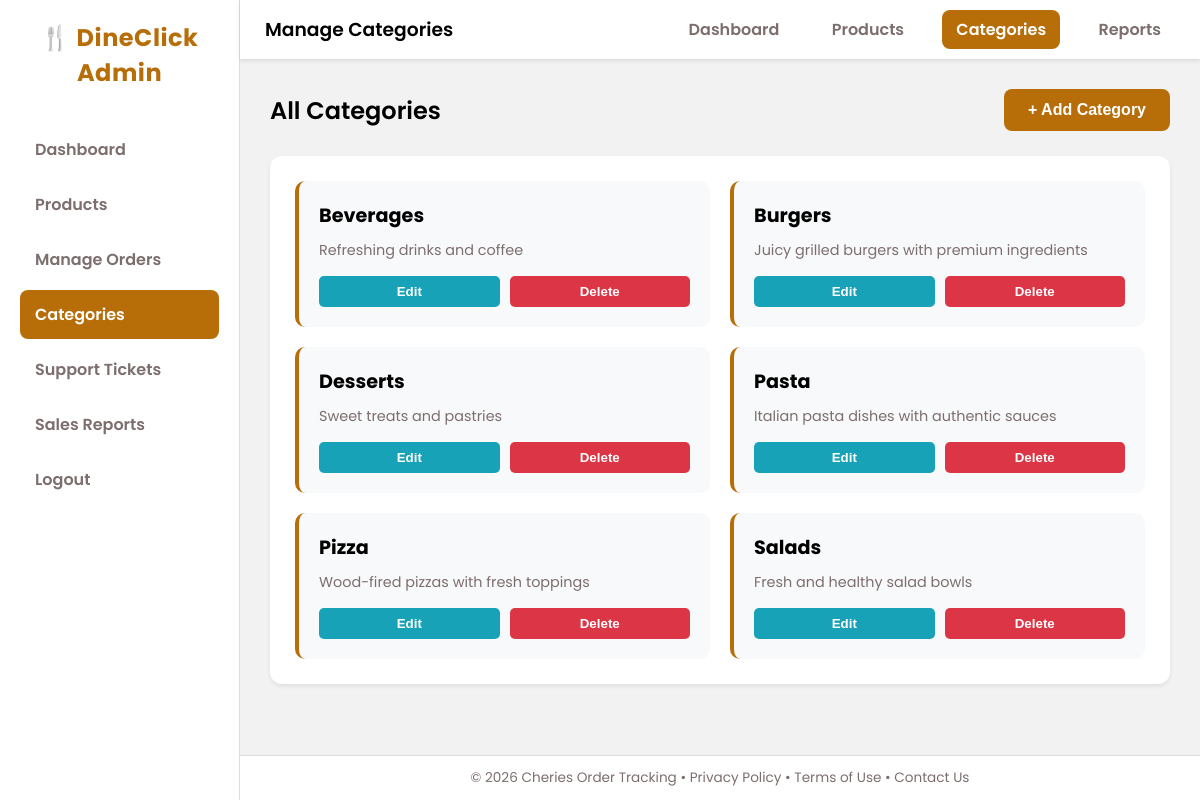
Screenshot of /admin/categories.php (signed in) with the database file from the repository.
### tables this page shows
CREATE TABLE IF NOT EXISTS categories (
    id          INT          NOT NULL AUTO_INCREMENT,
    name        VARCHAR(100) NOT NULL,
    description TEXT         DEFAULT NULL,
    icon        VARCHAR(10)  DEFAULT '🍽️' COMMENT 'emoji for UI',
    created_at  TIMESTAMP    NOT NULL DEFAULT CURRENT_TIMESTAMP,
    PRIMARY KEY (id),
    UNIQUE KEY uq_cat_name (name)
);

### admin/categories.php (the view, shortened to what this page needs)
<?php
$database = new Database();
$db = $database->getConnection();
$categories = $db->query("SELECT * FROM categories ORDER BY name")->fetchAll();
include '../includes/header.php';
?>
<aside>
  <div class="logo">🍴 DineClick Admin</div>
  <div class="sidebar-menu">
    <a href="dashboard.php">Dashboard</a>
    <a href="products.php">Products</a>
    <a href="orders_manage.php">Manage Orders</a>
    <a href="categories.php" class="active">Categories</a>
    <a href="support_tickets.php">Support Tickets</a>
    <a href="reports.php">Sales Reports</a>
    <a href="../logout.php">Logout</a>
  </div>
</aside>
<main>
  <header>
    <h3>Manage Categories</h3>
    <nav>
      <a href="dashboard.php">Dashboard</a>
      <a href="products.php">Products</a>
      <a href="categories.php" class="active">Categories</a>
      <a href="reports.php">Reports</a>
    </nav>
  </header>
  <div style="flex: 1; padding: 30px; overflow-y: auto;">
    <div style="display: flex; justify-content: space-between; align-items: center; margin-bottom: 25px;">
      <h2 style="margin: 0; font-weight: 600;">All Categories</h2>
      <button id="addCategoryBtn" style="padding: 12px 24px; background: #B76E09; color: #fff; border: none; border-radius: 8px; font-weight: 600; cursor: pointer; font-size: 1rem;">
        + Add Category
      </button>
    </div>
    <div style="background: #fff; border-radius: 12px; box-shadow: 0 2px 4px rgba(0,0,0,0.08); padding: 25px;">
      <div style="display: grid; grid-template-columns: repeat(auto-fill, minmax(280px, 1fr)); gap: 20px;">
        <?php foreach ($categories as $category): ?>
          <div style="background: #f8f9fa; padding: 20px; border-radius: 10px; border-left: 4px solid #B76E09;">
            <h3 style="margin: 0 0 10px 0; color: #000; font-size: 1.2rem;">
              <?php echo htmlspecialchars($category['name']); ?>
            </h3>
            <p style="margin: 0 0 15px 0; color: #7D6E6E; font-size: 0.9rem;">
              <?php echo htmlspecialchars($category['description'] ?? 'No description'); ?>
            </p>
            <div style="display: flex; gap: 10px;">
              <button class="edit-cat-btn" data-id="<?php echo $category['id']; ?>"
                      style="flex: 1; padding: 8px; background: #17a2b8; color: #fff; border: none; border-radius: 5px; cursor: pointer; font-weight: 600;">
                Edit
              </button>
              <button class="delete-cat-btn" data-id="<?php echo $category['id']; ?>"
                      style="flex: 1; padding: 8px; background: #dc3545; color: #fff; border: none; border-radius: 5px; cursor: pointer; font-weight: 600;">
                Delete
              </button>
            </div>
          </div>
        <?php endforeach; ?>
      </div>
    </div>
  </div>
<?php
include '../includes/footer.php';
?>

### includes/header.php (shortened to what this page needs)
<!DOCTYPE html>
<html lang="en">
<head>
  <link rel="stylesheet" href="https://cdn.jsdelivr.net/npm/sweetalert2@11/dist/sweetalert2.min.css">
</head>
<body>

### includes/footer.php (shortened to what this page needs)
  <footer>
    © <?php echo date('Y'); ?> <?php echo SITE_NAME; ?> • Privacy Policy • Terms of Use • Contact Us
  </footer>
</main>
</body>
</html>

### includes/header.php (style rules this page uses)
* { margin: 0; padding: 0; box-sizing: border-box; }
body { margin: 0; font-family: 'Poppins', sans-serif; background-color: #F2F2F2; color: #000; display: flex; min-height: 100vh; }
aside { width: 240px; background-color: #fff; padding: 20px; border-right: 1px solid #ddd; display: flex; flex-direction: column; position: sticky; top: 0; height: 100vh; overflow-y: auto; }
.logo { font-size: 1.5rem; font-weight: 700; color: #B76E09; margin-bottom: 35px; text-align: center; letter-spacing: 0.5px; }
.sidebar-menu a { display: block; padding: 12px 15px; color: #7D6E6E; text-decoration: none; font-weight: 600; border-radius: 8px; margin-bottom: 6px; transition: all 0.3s ease; }
.sidebar-menu a.active { background-color: #B76E09; color: #fff; }
main { flex: 1; display: flex; flex-direction: column; min-height: 100vh; }
header { background: #fff; padding: 15px 25px; display: flex; justify-content: space-between; align-items: center; box-shadow: 0 2px 4px rgba(0,0,0,0.1); position: sticky; top: 0; z-index: 100; }
header h3 { color: #000; font-weight: 600; }
header nav a { margin-left: 20px; text-decoration: none; color: #7D6E6E; font-weight: 600; padding: 8px 14px; border-radius: 8px; transition: all 0.3s ease; }
header nav a:hover, header nav a.active { background-color: #B76E09; color: #fff; }
footer { text-align: center; padding: 12px; font-size: 0.85rem; color: #7D6E6E; border-top: 1px solid #ddd; background: #fff; margin-top: auto; }

### rows the page displays
categories: name "Beverages", description "Refreshing drinks and coffee"
categories: name "Burgers", description "Juicy grilled burgers with premium ingredients"
categories: name "Desserts", description "Sweet treats and pastries"
categories: name "Pasta", description "Italian pasta dishes with authentic sauces"
categories: name "Pizza", description "Wood-fired pizzas with fresh toppings"
categories: name "Salads", description "Fresh and healthy salad bowls"

### other values shown
SITE_NAME "Cheries Order Tracking"
